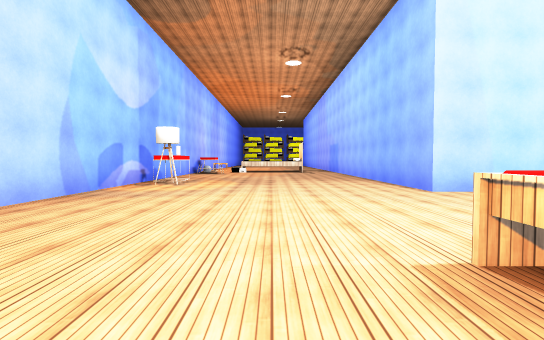
view 1 (above)

15 first-person views from a walk through a scene from a Unity 3-D project. The camera is 1.3 m above the floor, tilts 2° down and sees 85° across. The floor is counted in squares, 2 m on a side. Each view is taken from the middle of a square. On the plan, view 1 faces up. The plan holds only what a view shows up to about 9 squares ahead; the rest is blank. The place goes on beyond the plan. The player is left out. Some surface patterns are stand-ins.

view 2
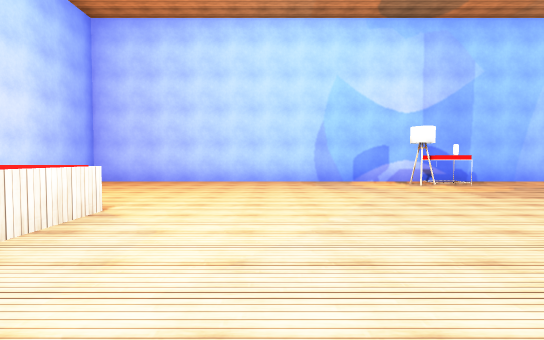

view 3
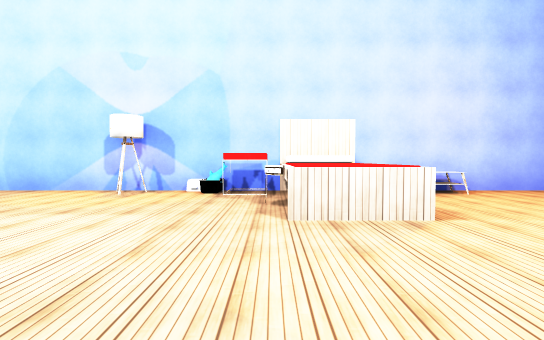

view 4
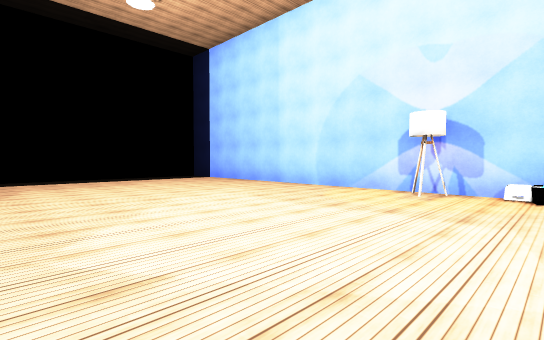

view 5
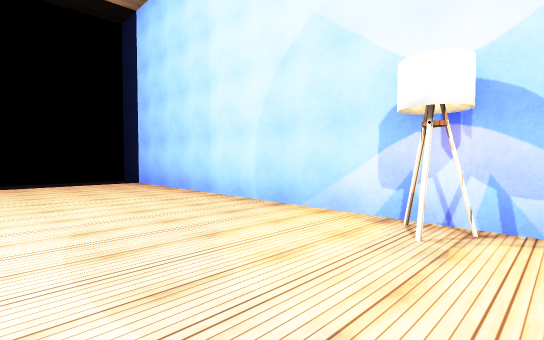

view 6
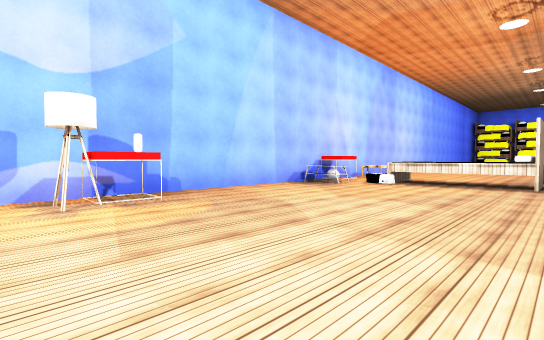

view 7
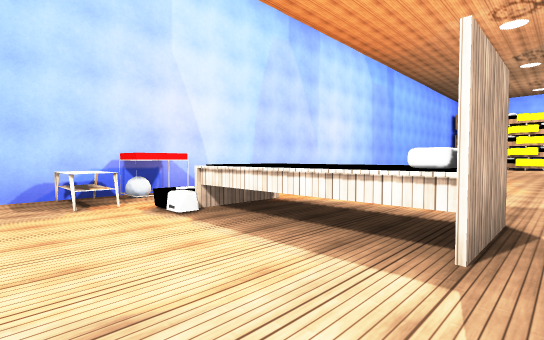

view 8
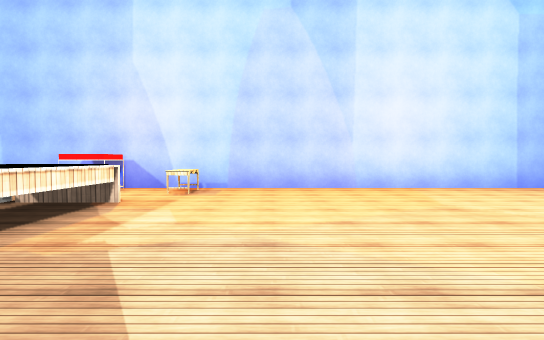

view 9
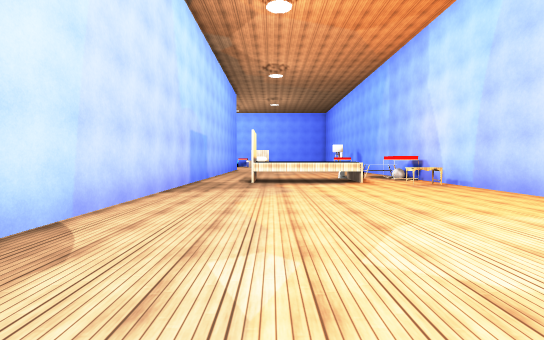

view 10
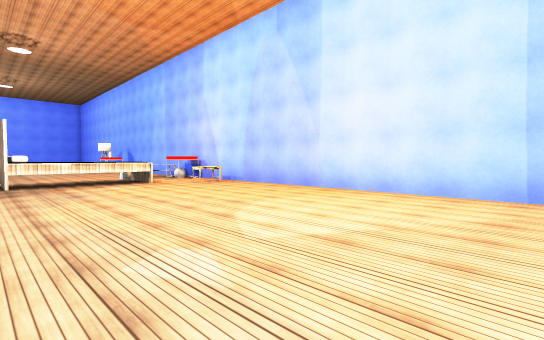

view 11
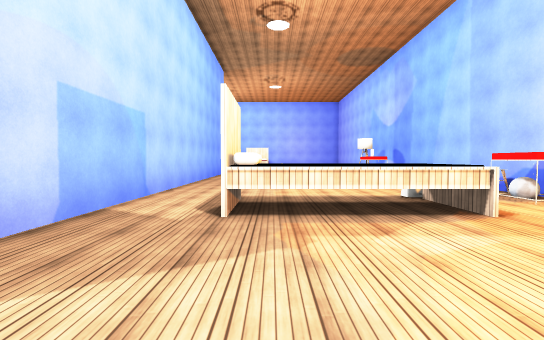

view 12
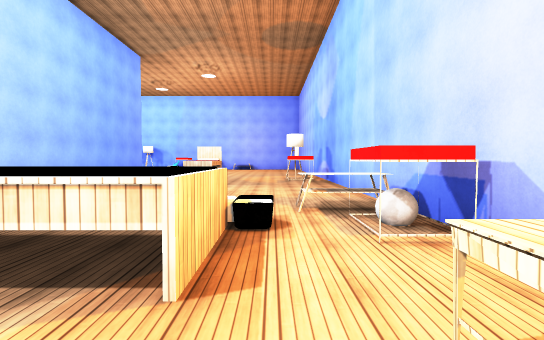

view 13
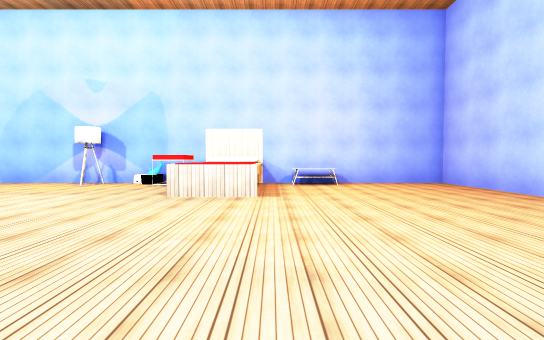

view 14
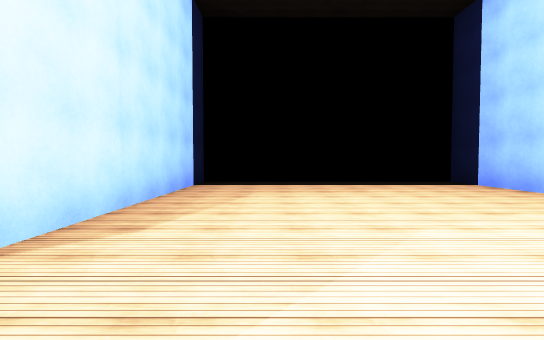

view 15
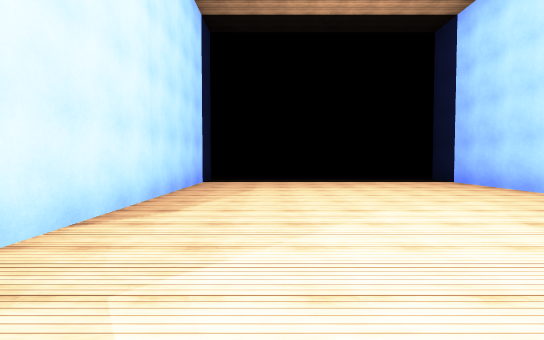

### Floor plan
Points are (right, up) in squares from view 1. A wall is a line through its corners. A room is listed if a view was taken in it or the views show most of it. See-through windows are left out.
Room 1 (views 1, 2, 3, 4, 5, 6, 7, 9, 10, 11, 12, 13, 14, 15)
walls: (3.2, 13.4) (3.2, 18.4); (5.5, 6) (3.2, 6) (3.2, 12.4); (2.8, -1.3) (14.8, -1.3); (3.2, 19.4) (3.2, 22.6); (14.6, 6) (7.1, 6); (-3.8, 25.2) (-3.8, -1.3) (1.2, -1.3)
ways out: opening at (3, 13) to room 2; opening at (3, 19) to room 2
objects: other object (-3, 8); other object (-3, 9); other object (-3, 14); other object (-3, 15); other object (-3, 17); other object (-1, 15) to (1, 16); other object (0, -1); other object (2, -1) to (2, 1); other object (3, 0); other object (3, 1); other object (4, -1); other object (6, -1)
Room 2 (view 8)
walls: (3.2, 18.4) (3.2, 19.4); (3.2, 12.4) (3.2, 13.4)
ways out: opening at (3, 13) to room 1; opening at (3, 19) to room 1

Positions as (right, up) in squares from view 1, and headings:
1: (0, 0), facing up
2: (5, 4), facing left
3: (3, 5), facing down
4: (4, 5), facing down-right
5: (5, 2), facing down-right
6: (2, 7), facing up-left
7: (2, 13), facing up-left
8: (3, 19), facing left
9: (1, 25), facing down
10: (2, 25), facing down-left
11: (1, 20), facing down
12: (-2, 18), facing down
13: (1, 7), facing down
14: (6, 4), facing right
15: (5, 4), facing right
